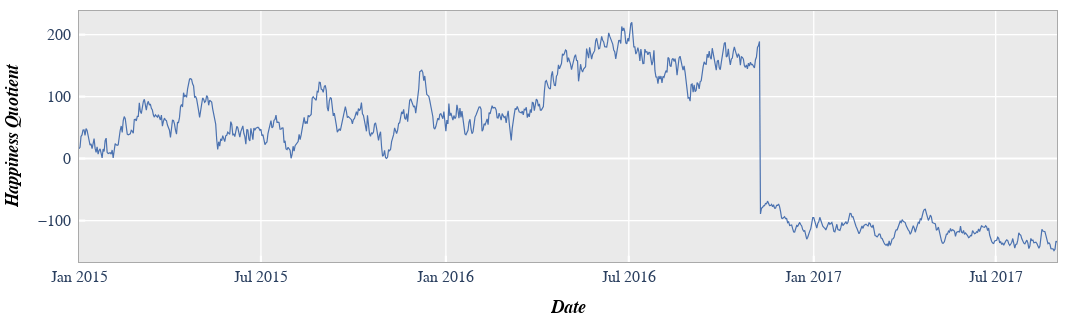

The code cell stored with this chart in its notebook:
### Markdown cell above
We can also use ``plot`` to visualize time series data.  In this example, we use the ``ts`` dataset loaded previously and place the "Date" column on the x-axis.  For clarity, we disable markers and widen the horizontal size of the plot area.

### Code cell
fcp.plot(ts, x='Date', y='Happiness Quotient', markers=False, ax_size=[1000, 250])

### Figure 1 — Plotly figure (JSON) as saved in the notebook; plotly's stock layout.template omitted (floating-point values rounded to 4 significant figures; data arrays with more than 128 entries replaced by an {"elided": "..."} marker saying what was removed)
{"data": [{"line": {"color": "#4b72b0", "width": 1.2}, "mode": "lines", "showlegend": true, "type": "scatter", "x": {"elided": "974 str values"}, "xaxis": "x", "y": {"elided": "974 float values"}, "yaxis": "y"}], "layout": {"autosize": false, "height": 326, "margin": {"b": 64, "l": 70, "r": 35, "t": 10}, "modebar": {"orientation": "v"}, "paper_bgcolor": "#ffffff", "plot_bgcolor": "#eaeaea", "showlegend": false, "title": {"x": 0.5307, "y": 0.9632}, "width": 1107, "xaxis": {"anchor": "y", "autorange": true, "domain": [0, 1], "gridcolor": "#ffffff", "griddash": "solid", "gridwidth": 1.3, "linecolor": "#aaaaaa", "linewidth": 1, "mirror": true, "range": ["2015-01-01", "2017-08-31"], "showline": true, "showticklabels": true, "tickcolor": "#ffffff", "tickfont": {"family": "sans-serif", "size": 16}, "ticklen": 6.2, "ticks": "inside", "tickwidth": 2.2, "title": {"font": {"color": "#000000", "family": "sans-serif", "size": 18}, "standoff": 15, "text": "<i><b>Date</b></i>"}, "type": "date"}, "yaxis": {"anchor": "x", "domain": [0, 1], "gridcolor": "#ffffff", "griddash": "solid", "gridwidth": 1.3, "linecolor": "#aaaaaa", "linewidth": 1, "mirror": true, "range": [-166.8, 238.1], "showline": true, "showticklabels": true, "tickcolor": "#ffffff", "tickfont": {"family": "sans-serif", "size": 16}, "ticklen": 6.2, "ticks": "inside", "ticksuffix": " ", "tickwidth": 2.2, "title": {"font": {"color": "#000000", "family": "sans-serif", "size": 18}, "standoff": 15, "text": "<i><b>Happiness Quotient</b></i>"}, "type": "linear"}}}
